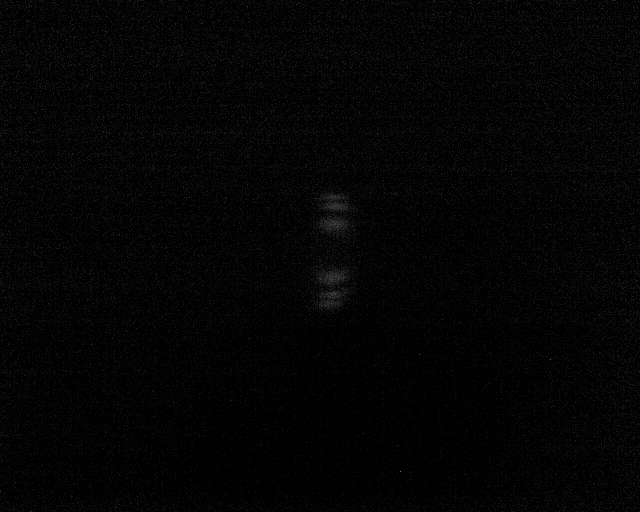
#> input picture MQO/experiment_theory/processed/2_0_F.png, 640 x 512 px; its folder holds 3 pictures in this run
$ jupyter execute --allow-errors Wavelength_calibration.ipynb
#> lines starting #> are read from the running program, lines starting #| are printed output that depends on the picture
[cell 1]
import re
from pathlib import Path
import numpy as np
from PIL import Image

# ==========================================
# НАСТРОЙКИ ПУТЕЙ
# ==========================================
# Корневая папка лабораторной работы
BASE_DIR = Path(r"C:\Users\RedBrean\Documents\MIPT\term2\MQO\experiment_theory")
INPUT_DIR = Path(r"C:\Users\RedBrean\Pictures\RQC\2026-07-17")
# INPUT_DIR = BASE_DIR / "raw_data"
OUTPUT_DIR = BASE_DIR / "processed"

# Создаем выходную директорию, если её нет
OUTPUT_DIR.mkdir(parents=True, exist_ok=True)

# ==========================================
# ФУНКЦИИ ОБРАБОТКИ ИЗОБРАЖЕНИЙ
# ==========================================

# [34 lines left out: functions load_image, combine_images, save_image, not called in this run]


# ==========================================
# ГРУППИРОВКА ФАЙЛОВ
# ==========================================

groups = {}

for file in INPUT_DIR.glob("*.png"):
    name = file.stem

    # 1. Отбрасываем дату/время (все, что с _YYYY-MM-DD...)
    prefix = re.sub(r'_\d{4}-\d{2}-\d{2}T.*$', '', name)

    # 2. Разбираем типы кадров и оставляем суффикс _F у групп с фильтром
    if prefix.endswith('_FN'):
        kind = "noise"
        key = prefix[:-1]  # превращаем '2_0_FN' -> '2_0_F' (группа с фильтром)
    elif prefix.endswith('_N'):
        kind = "noise"
        key = prefix[:-2]  # превращаем '2_0_N'  -> '2_0' (обычная группа)
    elif prefix.endswith('_F'):
        kind = "signal"
        key = prefix       # остается '2_0_F'
    else:
        kind = "signal"
        key = prefix       # остается '2_0'

    groups.setdefault(key, {"signal": [], "noise": []})
    groups[key][kind].append(file)

# ==========================================
# ОСНОВНОЙ ЦИКЛ ОБРАБОТКИ
# ==========================================

print(f"Старт обработки файлов из: {INPUT_DIR}\n" + "-"*50)

for key, data in sorted(groups.items()):
    signal_files = data["signal"]
    noise_files = data["noise"]

    if not signal_files:
        print(f"Предупреждение: Для группы '{key}' нет файлов сигнала. Пропускаем.")
        continue

    print(f"Обработка группы: {key}")
    print(f"  └─ Сигнальных кадров: {len(signal_files)}")
    print(f"  └─ Шумовых кадров (dark frames): {len(noise_files)}")

    # Усредняем медианой для защиты от выбросов
    signal_avg = combine_images(signal_files, method="mean")

    if noise_files:
        noise_avg = combine_images(noise_files, method="mean")
        # Вычитание темнового кадра (шума)
        result = signal_avg - noise_avg
    else:
        result = signal_avg

    # Убираем отрицательные пиксели, которые могли возникнуть при вычитании шума
    result = np.maximum(result, 0)

    # Сохраняем результат
    output_path = OUTPUT_DIR / f"{key}.png"
    save_image(result, output_path)

print("-"*50)
print("Готово! Чистые данные лежат здесь:")
print(OUTPUT_DIR)

[cell 2]
import os
import numpy as np
import pandas as pd
import matplotlib.pyplot as plt
from PIL import Image
import seaborn as sns  # Удобно для красивых графиков с группировкой
from scipy.optimize import curve_fit
from scipy.signal import find_peaks, savgol_filter
from sklearn.metrics import r2_score


class CrystalExperiment:
    """
    Класс отдельного эксперимента.
    Хранит метаданные в виде произвольного словаря, осуществляет калибровку
    и анализ интерференционной картины. Все результаты сохраняются в поля класса.
    """
    C_LIGHT = 299_792_458

    def __init__(self, filter_filename, nofilter_filename, metadata=None, config=None):
        self.filter_filename = filter_filename
        self.nofilter_filename = nofilter_filename

        # Хранилище для любых параметров эксперимента (дистанция, щель, ток и т.д.)
        self.metadata = metadata if metadata is not None else {}

        if config is None:
            config = {
            "left": 230, "right": 400,
            "top": 140, "bottom": 350,
            "target_wavelength": 808.0,
            "stripe_width": 3,
            "savgol_window": 21,
            "savgol_poly": 7,
            "peak_prominence": 0.05,
            "valley_prominence": 0.05,
            "peak_distance": 6,
            "peak_height_min": 0.12,
            "input_dir": "processed",
            "output_dir": "analysis_output"
            }
        self.config = config

        self.filter_dir = os.path.join(config["output_dir"], "filter_fits")
        self.nofilter_dir = os.path.join(config["output_dir"], "nofilter_spectra")

        # --- ПОЛЯ КЛАССА ДЛЯ ХРАНЕНИЯ РЕЗУЛЬТАТОВ ---
        # Результаты калибровки (Fit)
        self.alpha = None
        self.beta = None
        self.shift = None
        self.scale = None
        self.r2 = None

        # Массивы данных
        self.img_nf = None
        self.crop_nf = None
        self.spectrum_nf = None
        self.slice_808 = None
        self.smoothed_slice = None

        # Экстремумы и координаты
        self.pixel808 = None
        self.peaks_idx = []
        self.valleys_idx = []
        self.paired_extrema = []
        self.local_visibilities = []

        # Ключевые физические метрики
        self.visibility = 0.0
        self.intensity_max_slice = 0.0
        self.intensity_808_exact = 0.0
        self.intensity_808_avg = 0.0
        self.intensity_total = 0.0

        self.log_line = ""

    @staticmethod
    def _gaussian(w, w0, sig):
        return np.exp(-0.5 * ((w - w0) / sig) ** 2)

    @staticmethod
    def _convert_w_to_l(func, w_range, *params):
        """
        Преобразует спектральную плотность I(w) в I(lambda) с учетом Якобиана:
        I(lambda) = I(w) * |dw/dlambda| ~ I(w) * w^2
        """
        y_w = func(w_range, *params)
        # Якобиан перехода dw/dlambda proportional to w^2
        y_l = y_w * (w_range ** 2)

        max_val = np.max(y_l)
        if max_val > 0:
            y_l /= max_val
        return y_l

    @staticmethod
    def _gfit(pix, alpha, beta, shift, scale):
        wavelength = shift + scale * pix
        c_factor = 2 * np.pi * CrystalExperiment.C_LIGHT * 1e-3  # мкм * рад / с или нм эквивалент

        # Предотвращаем деление на ноль, если алгоритм оптимизации предложит wavelength <= 0
        wavelength = np.maximum(wavelength, 1e-5)
        ang_freq = c_factor / wavelength

        l0 = 810.0
        l_fwhm = 10.0
        w0 = c_factor / l0
        w_fwhm = c_factor * l_fwhm / (l0**2 - (l_fwhm / 2)**2)
        sig_w = w_fwhm / (2 * np.sqrt(2 * np.log(2)))

        y_l = CrystalExperiment._convert_w_to_l(CrystalExperiment._gaussian, ang_freq, w0, sig_w)
        return beta + alpha * y_l
    def _load_image(self, filename):
        """
        Загружает изображение с дискретизацией в float32 и безопасным закрытием файла.
        Путь к папке берется из config['input_dir'] (по умолчанию 'processed').
        """
#> called with filename = '2_0_F.png'
        input_dir = self.config.get("input_dir", "processed")
        filepath = os.path.join(input_dir, filename)

        if not os.path.exists(filepath):
            raise FileNotFoundError(f"Файл изображения не найден: {filepath}")

        with Image.open(filepath) as img_raw:
#> img_raw is the input picture: PIL image 640x512 RGB; min 0, max 112, mean 4
            img = np.array(img_raw.convert("L"), dtype=np.float32)

        max_val = np.max(img)
#> max_val = 112
        if max_val > 0:
            img /= max_val
        return img

    def _get_crop(self, img):
        return img[self.config["top"]:self.config["bottom"], self.config["left"]:self.config["right"]]
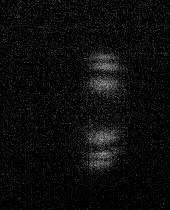
#> returned value: shape (210, 170) float32; min 0, max 0.688, mean 0.0499

    def _get_meta_string(self):
        """Красивая строка со всеми параметрами для графиков и логов"""
        if not self.metadata:
            return "No Meta"
        return ", ".join([f"{k}: {v}" for k, v in self.metadata.items()])

    def run_calibration(self):
        """
        Проводит калибровку спектрометра по фильтру.
        Начальные приближения (p0) и границы (bounds) авто-рассчитываются
        на основе параметров кропа и геометрии кадра.
        """
        img = self._load_image(self.filter_filename)
        crop = self._get_crop(img)

        left = self.config["left"]
        right = self.config["right"]
        target_wl = self.config.get("target_wavelength", 808.0)

        x_pix = np.arange(left, right)

        # Интегрируем по вертикали для получения спектрального профиля
        y_exp = np.trapezoid(crop, axis=0)
#> y_exp = 170 values, max 33.23 at index 102, min 3.41 at index 42, mean 10.45
        max_y = np.max(y_exp)
#> max_y = 33.23
        if max_y > 0:
            y_exp /= max_y
#> y_exp = 170 values, max 1 at index 102, min 0.102 at index 42, mean 0.314

        # --- ДИНАМИЧЕСКИЙ РАСЧЕТ НАЧАЛЬНЫХ ПАРАМЕТРОВ (p0) ---
        crop_center_pix = (left + right) / 2.0

        # 1. Начальный масштаб (нм/пиксель)
        init_scale = self.config.get("initial_scale", 0.2)

        # 2. Начальный сдвиг: подбираем так, чтобы target_wavelength попадал примерно в центр кропа
        init_shift = target_wl - (crop_center_pix * init_scale)

        # 3. Фон (beta): медиана минимальных значений на краях спектра
        edge_len = max(1, len(y_exp) // 10)
#> edge_len = 17
        init_beta = float(np.median(np.concatenate([y_exp[:edge_len], y_exp[-edge_len:]])))
#> init_beta = 0.202

        # 4. Амплитуда пика (alpha)
        init_alpha = max(0.1, float(np.max(y_exp) - init_beta))
#> init_alpha = 0.798

        p0 = [init_alpha, init_beta, init_shift, init_scale]
#> p0 = [0.798, 0.202, 745, 0.2]

        # --- ДИНАМИЧЕСКИЕ ГРАНИЦЫ (BOUNDS) ---
        # Не позволяем shift уходить слишком далеко за пределы разумной окрестности кропа
        min_shift = target_wl - (right * 2.0)
        max_shift = target_wl - (left * 0.05)

        bounds = (
            [0.0, 0.0, min_shift, 0.01],         # Нижние границы [alpha, beta, shift, scale]
            [np.inf, 1.0, max_shift, 2.0]        # Верхние границы
        )

        try:
            popt, _ = curve_fit(
                self._gfit,
                x_pix,
                y_exp,
                p0=p0,
                bounds=bounds,
                maxfev=10000
            )
#> popt = [0.698, 0.203, 679.8, 0.391]
            y_fit = self._gfit(x_pix, *popt)
#> y_fit = 170 values, max 0.9 at index 103, min 0.203 at index 0, mean 0.314

            self.alpha = float(popt[0])
#> self.alpha = 0.698
            self.beta = float(popt[1])
#> self.beta = 0.203
            self.shift = float(popt[2])
#> self.shift = 679.8
            self.scale = float(popt[3])
#> self.scale = 0.391
            self.r2 = float(r2_score(y_exp, y_fit))
#> self.r2 = 0.93

        except (RuntimeError, ValueError) as e:
            print(f"[Warning] Калибровка для {self.filter_filename} не сошлась: {e}")
            # Фоллбэк на автоматически рассчитанные p0
            self.alpha, self.beta, self.shift, self.scale = p0
            y_fit = self._gfit(x_pix, *p0)
            self.r2 = 0.0

        # Сохраняем временно для построения индивидуального графика калибровки
        self._tmp_calib = {
            "image": img,
            "crop": crop,
            "x_pix": x_pix,
            "y_exp": y_exp,
            "y_fit": y_fit
        }

    def process_nofilter_data(self):
        if self.shift is None or self.scale is None:
            raise ValueError("Калибровка не проведена или завершилась с ошибкой!")

        self.img_nf = self._load_image(self.nofilter_filename)
#> call 2 of _load_image, with filename = '2_0.png'
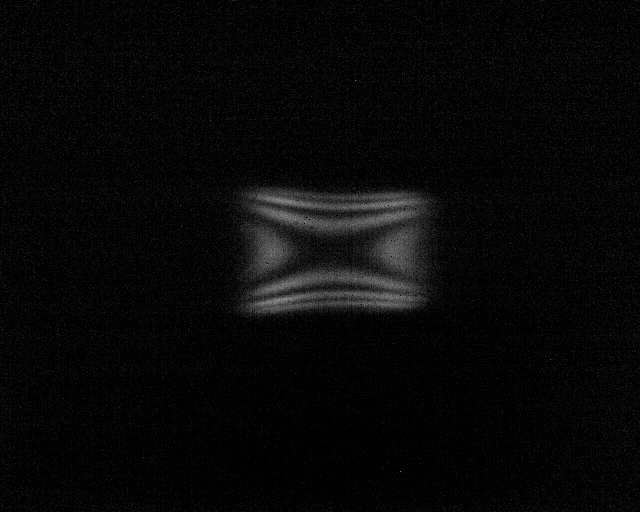
#> input picture MQO/experiment_theory/processed/2_0.png, 640 x 512 px
#> in _load_image, img_raw is the input picture: PIL image 640x512 RGB; min 0, max 153, mean 7.6
#> in _load_image (call 2), `max_val = np.max(img)`: max_val = 153
#> in _load_image (call 2), `img /= max_val`:
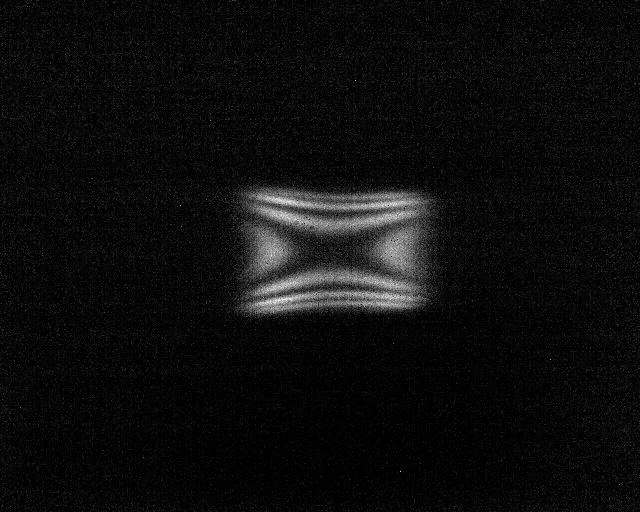
#> img: shape (512, 640) float32; min 0, max 1, mean 0.0498
        self.crop_nf = self._get_crop(self.img_nf)
#> in _get_crop (call 2), `return img[self.config["top"]:self.config["bottom"], self.config["left..`:
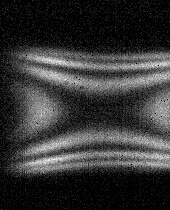
#> returned value: shape (210, 170) float32; min 0, max 1, mean 0.211
        self.spectrum_nf = np.trapezoid(self.crop_nf, axis=0)
#> self.spectrum_nf = 170 values, max 64.49 at index 163, min 8.48 at index 2, mean 44.27

        self.pixel808 = (self.config["target_wavelength"] - self.shift) / self.scale
#> self.pixel808 = 327.5
        pixel_local = int(round(self.pixel808)) - self.config["left"]
#> pixel_local = 98

        # 1. Метрики интенсивности из горизонтального спектра
        if 0 <= pixel_local < len(self.spectrum_nf):
            self.intensity_808_exact = self.spectrum_nf[pixel_local]
#> self.intensity_808_exact = 33.7
        else:
            self.intensity_808_exact = 0.0

        radius = 2
        w_start = max(0, pixel_local - radius)
#> w_start = 96
        w_end = min(len(self.spectrum_nf), pixel_local + radius + 1)
#> w_end = 101
        self.intensity_808_avg = np.mean(self.spectrum_nf[w_start:w_end]) if w_start < w_end else 0.0
#> self.intensity_808_avg = 37.19

        self.intensity_total = np.trapezoid(self.spectrum_nf)
#> self.intensity_total = 7491.2

        # 2. Вертикальный срез интерференции (анализ по оси Y)
        half_width = self.config["stripe_width"] // 2
        start_x = max(0, pixel_local - half_width)
#> start_x = 97
        stop_x = min(self.crop_nf.shape[1], pixel_local + half_width + 1)
#> stop_x = 100
        self.slice_808 = np.mean(self.crop_nf[:, start_x:stop_x], axis=1)
#> self.slice_808 = 210 values, max 0.601 at index 66, min 0 at index 1, mean 0.176

        w_len = self.config["savgol_window"]
        p_order = self.config["savgol_poly"]
        if w_len >= len(self.slice_808):
            w_len = len(self.slice_808) if len(self.slice_808) % 2 != 0 else len(self.slice_808) - 1
        self.smoothed_slice = savgol_filter(self.slice_808, window_length=w_len, polyorder=p_order)
#> self.smoothed_slice = 210 values, max 0.56 at index 83, min 0.00612 at index 184, mean 0.176

        self.intensity_max_slice = np.max(self.smoothed_slice)
#> self.intensity_max_slice = 0.56

        # 3. Поиск экстремумов интерференции
        peaks, _ = find_peaks(
            self.smoothed_slice,
            prominence=self.config["peak_prominence"],
            distance=self.config["peak_distance"],
            height=self.config["peak_height_min"]
        )
#> peaks = [57, 66, 83, 137, 154, 162]
        self.peaks_idx = peaks
#> self.peaks_idx = [57, 66, 83, 137, 154, 162]

        valleys = []
        if len(peaks) >= 2:
            p_left = peaks[0]
#> p_left = 57
            p_right = peaks[-1]
#> p_right = 162
            valley_zone = -self.smoothed_slice[p_left:p_right]
#> valley_zone = 105 values, max -0.0717 at index 53, min -0.56 at index 26, mean -0.291
            valleys_local, _ = find_peaks(
                valley_zone,
                prominence=self.config["valley_prominence"],
                distance=self.config["peak_distance"]
            )
#> valleys_local = [3, 16, 53, 90, 102]
            valleys = valleys_local + p_left
#> valleys = [60, 73, 110, 147, 159]
        self.valleys_idx = valleys
#> self.valleys_idx = [60, 73, 110, 147, 159]

        extrema_list = []
        for p in peaks: extrema_list.append((p, 'max', self.smoothed_slice[p]))
#> this loop made 6 passes
#> p on passes 1 to 6: 57, 66, 83, 137, 154, 162
#> after the loop, extrema_list = [(57, 'max', 0.348), (66, 'max', 0.541), (83, 'max', 0.56), (137, 'max', 0.53), (154, 'max', 0.485), (162, 'max', 0.442)]
        for v in valleys: extrema_list.append((v, 'min', self.smoothed_slice[v]))
#> this loop made 5 passes
#> v on passes 1 to 5: 60, 73, 110, 147, 159
#> after the loop, extrema_list = [(57, 'max', 0.348), (66, 'max', 0.541), (83, 'max', 0.56), (137, 'max', 0.53), (154, 'max', 0.485), (162, 'max', 0.442), (60, 'min', 0.295), (73, 'min', 0.166), (110, 'min', 0.0717), (147, 'min', 0.143), (159, 'min', 0.333)]
        extrema_list.sort(key=lambda x: x[0])

        self.local_visibilities = []
        self.paired_extrema = []
        for i in range(len(extrema_list) - 1):
            ex1, ex2 = extrema_list[i], extrema_list[i+1]
            if ex1[1] != ex2[1]:
                i_max = ex1[2] if ex1[1] == 'max' else ex2[2]
                i_min = ex1[2] if ex1[1] == 'min' else ex2[2]
                v_local = (i_max - i_min) / (i_max + i_min)
                self.local_visibilities.append(v_local)
                self.paired_extrema.append((ex1[0], ex2[0], ex1[1], ex2[1]))
#> this loop made 10 passes
#> (ex1, ex2, i_max, i_min, v_local) on passes 1 to 7: ((57, 'max', 0.348), (60, 'min', 0.295), 0.348, 0.295, 0.0834), ((60, 'min', 0.295), (66, 'max', 0.541), 0.541, 0.295, 0.295), ((66, 'max', 0.541), (73, 'min', 0.166), 0.541, 0.166, 0.53), ((73, 'min', 0.166), (83, 'max', 0.56), 0.56, 0.166, 0.542), ((83, 'max', 0.56), (110, 'min', 0.0717), 0.56, 0.0717, 0.773), ((110, 'min', 0.0717), (137, 'max', 0.53), 0.53, 0.0717, 0.762), ((137, 'max', 0.53), (147, 'min', 0.143), 0.53, 0.143, 0.574)
#> after the loop, self.local_visibilities = [0.0834, 0.295, 0.53, 0.542, 0.773, 0.762, 0.574, 0.544, 0.186, 0.141]; self.paired_extrema = [(57, 60, 'max', 'min'), (60, 66, 'min', 'max'), (66, 73, 'max', 'min'), (73, 83, 'min', 'max'), (83, 110, 'max', 'min'), (110, 137, 'min', 'max'), (137, 147, 'max', 'min'), (147, 154, 'min', 'max'), (154, 159, 'max', 'min'), (159, 162, 'min', 'max')]

        self.visibility = np.max(self.local_visibilities) if len(self.local_visibilities) > 0 else 0.0
#> self.visibility = 0.773

        # Сборка лога с учетом метаданных
        self.log_line = (
            f"Params [{self._get_meta_string()}] | "
            f"Vis_Max={self.visibility:.4f} | "
            f"Exact_808={self.intensity_808_exact:.3f} | "
            f"Avg_808={self.intensity_808_avg:.3f}"
        )

    def save_plots(self):
        os.makedirs(self.filter_dir, exist_ok=True)
        os.makedirs(self.nofilter_dir, exist_ok=True)
        self._save_filter_plot()
        self._save_nofilter_plot()

    def _save_filter_plot(self):
        if not hasattr(self, '_tmp_calib'): return
        res = self._tmp_calib
#> res = 5 items
        info = (
            f"File: {os.path.basename(self.filter_filename)}\n"
            f"Meta: {self._get_meta_string()}\n\n"
            f"alpha = {self.alpha:.4f}\n"
            f"beta  = {self.beta:.4f}\n"
            f"shift = {self.shift:.4f} nm\n"
            f"scale = {self.scale:.6f} nm/pix\n"
            f"R²    = {self.r2:.5f}"
        )

        fig, ax = plt.subplots(2, 2, figsize=(10, 7))
        im0 = ax[0, 0].imshow(res["image"], aspect="auto")
        ax[0, 0].vlines([self.config["left"], self.config["right"]], 0, res["image"].shape[0])
        ax[0, 0].hlines([self.config["top"], self.config["bottom"]], 0, res["image"].shape[1])
        fig.colorbar(im0, ax=ax[0, 0])

        im1 = ax[0, 1].imshow(
            res["crop"],
            extent=[self.config["left"], self.config["right"], self.config["bottom"], self.config["top"]],
            aspect="auto",
        )
        fig.colorbar(im1, ax=ax[0, 1])

        ax[1, 0].plot(res["x_pix"], res["y_exp"], ".", label="Experiment")
        ax[1, 0].plot(res["x_pix"], res["y_fit"], lw=2, label="Fit")
        ax[1, 0].grid()
        ax[1, 0].legend()

        ax[1, 1].axis("off")
        ax[1, 1].text(0.05, 0.95, info, va="top", family="monospace")

        plt.tight_layout()
        out_name = os.path.basename(self.filter_filename).replace(".png", "_fit.png")
        plt.savefig(os.path.join(self.filter_dir, out_name), dpi=300)
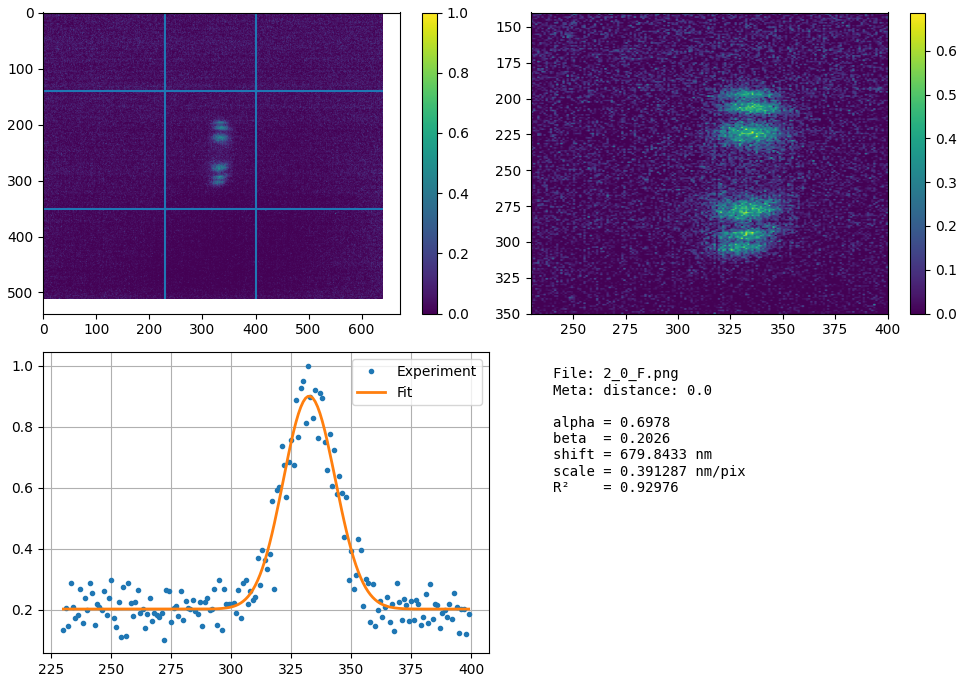
#> figure drawn by matplotlib, 5 panels; panel 3: curve peaks at x = 332, y = 1; panel 3: curve peaks at x = 333, y = 0.9
        plt.close()
        del self._tmp_calib # Очищаем временный тяжелый массив

    # [18 lines left out: function get_wavelength_spectrum, not called in this run]

    def _save_nofilter_plot(self):
        fig, ax = plt.subplots(2, 2, figsize=(12, 8))

        im0 = ax[0, 0].imshow(
            self.crop_nf,
            extent=[self.config["left"], self.config["right"], self.config["bottom"], self.config["top"]],
            aspect="auto"
        )
        ax[0, 0].axvline(self.pixel808, color="red", linestyle="--", lw=1.5, label="808 nm")
        ax[0, 0].set_title(f"Crop Specs ({self._get_meta_string()})")
        ax[0, 0].legend()
        fig.colorbar(im0, ax=ax[0, 0])

        y_pix = np.arange(self.config["top"], self.config["bottom"])
        ax[0, 1].plot(y_pix, self.slice_808, color="purple", alpha=0.25, linestyle="--", label="Raw")
        ax[0, 1].plot(y_pix, self.smoothed_slice, color="purple", lw=2, label="Savitzky-Golay")

        y_peaks = self.config["top"] + self.peaks_idx
#> y_peaks = [197, 206, 223, 277, 294, 302]
        y_valleys = self.config["top"] + self.valleys_idx
#> y_valleys = [200, 213, 250, 287, 299]
#> (the rest of the program and of its run is left out)
